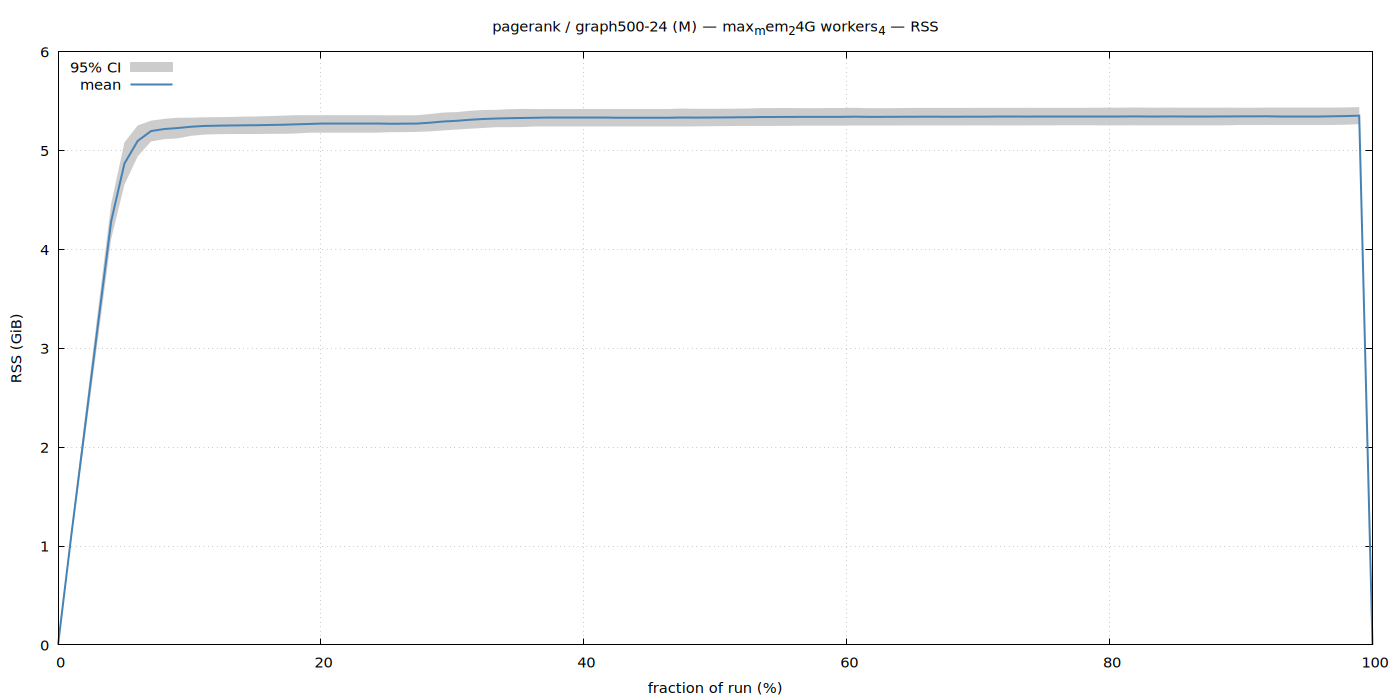

The script that saved this image:
set terminal pngcairo size 1400,700 enhanced font 'Sans,11'
set output '/home/ubuntu/nvm/results/pagerank/M/graph500-24/max_mem_24G_workers_4/rss.png'
set title "pagerank / graph500-24 (M) — max_mem_24G workers_4 — RSS"
set xlabel 'fraction of run (%)'
set ylabel 'RSS (GiB)'
set grid
set key top left
set yrange [0:*]
plot '/home/ubuntu/nvm/results/pagerank/M/graph500-24/max_mem_24G_workers_4/rss.dat' using 1:3:4 with filledcurves lc rgb '#cccccc' title '95% CI', \
     '' using 1:2 with lines lw 2 lc rgb '#4682b4' title 'mean'
